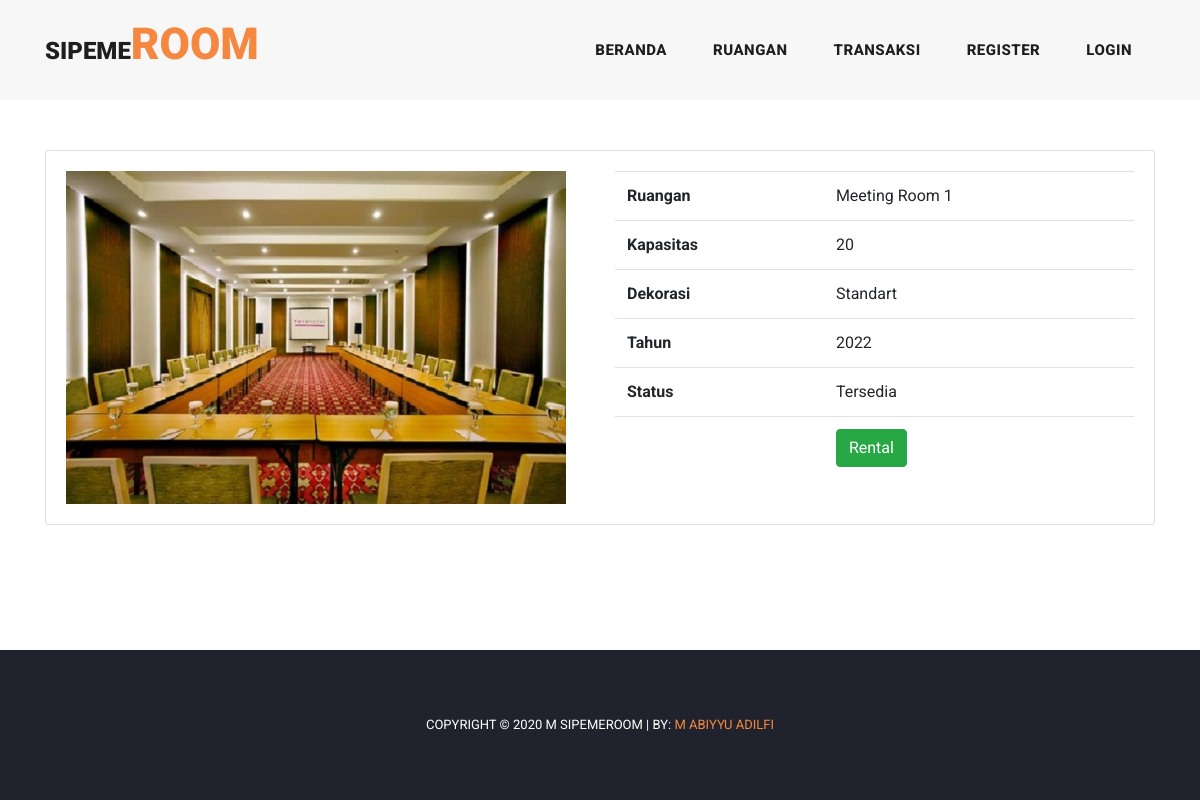
The app's page /customer/data_mobil/detail_mobil/18, older data.
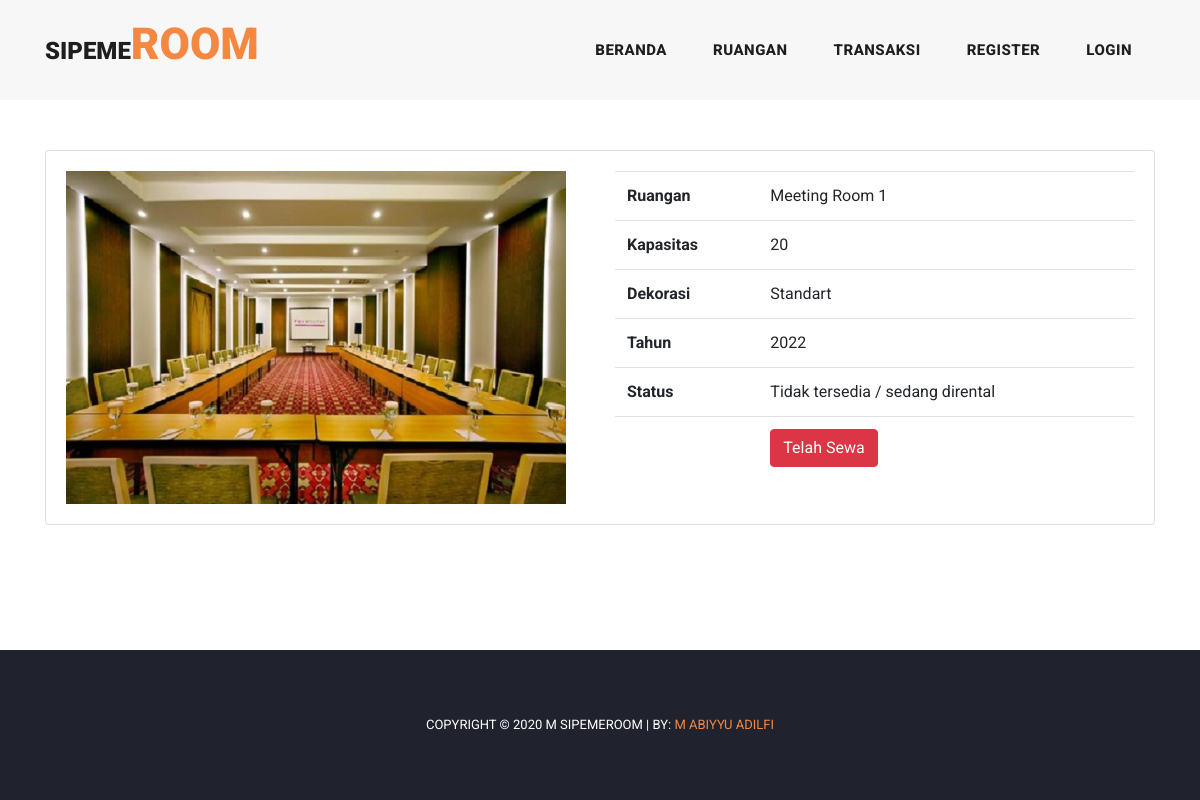
The same page, newer data.
### tables this page shows
CREATE TABLE `mobil` (
  `id_mobil` int(11) NOT NULL,
  `kode_tipe` varchar(120) NOT NULL,
  `merek` varchar(120) NOT NULL,
  `no_plat` varchar(20) NOT NULL,
  `warna` varchar(20) NOT NULL,
  `tahun` varchar(4) NOT NULL,
  `status` varchar(50) NOT NULL,
  `harga` int(11) NOT NULL,
  `denda` int(11) NOT NULL,
  `ac` int(11) NOT NULL,
  `sopir` int(11) NOT NULL,
  `mp3_player` int(11) NOT NULL,
  `central_lock` int(11) NOT NULL,
  `gambar` varchar(255) NOT NULL
);

### application/controllers/customer/Data_mobil.php (called while the page is built, shortened)
<?php
class Data_mobil extends CI_Controller{
  public function detail_mobil($id){
    $data['detail'] = $this->rental_model->ambil_id_mobil($id);
    $this->load->view('templates_customer/header');
    $this->load->view('customer/detail_mobil', $data);
    $this->load->view('templates_customer/footer');
  }
}

### index.php (called while the page is built, shortened)
<?php
require_once BASEPATH.'core/CodeIgniter.php';

### application/models/Rental_model.php (called while the page is built, shortened)
<?php
class Rental_model extends CI_Model{
  public function ambil_id_mobil($id){
    $hasil = $this->db->where('id_mobil', $id)->get('mobil');
    if($hasil->num_rows() > 0){
      return $hasil->result();
    }
    else{
      return false;
    }
  }
}

### application/views/customer/detail_mobil.php (the view)
<div class="container">
  <div style="height: 150px;"></div>
  <div class="card">
    <div class="card-body">
      <?php foreach($detail as $dt): ?>
      <div class="row">
        <div class="col-md-6">
          <img width="500px;" src="<?= base_url('assets/upload/').$dt->gambar; ?>" alt="">
        </div>
        <div class="col-md-6">
          <table class="table">
            <tr>
              <th>Ruangan</th>
              <td><?= $dt->merek; ?></td>
            </tr>
            <tr>
              <th>Kapasitas</th>
              <td><?= $dt->no_plat; ?></td>
            </tr>
            <tr>
              <th>Dekorasi</th>
              <td><?= $dt->warna; ?></td>
            </tr>
            <tr>
              <th>Tahun</th>
              <td><?= $dt->tahun; ?></td>
            </tr>
            <tr>
              <th>Status</th>
              <td>
                <?php if($dt->status == '1'){
                  echo "Tersedia";
                }
                else{
                  echo "Tidak tersedia / sedang dirental";
                } ?>
              </td>
            </tr>
            <tr>
            <td></td>
              <td>
              <?php
                if($dt->status == "0"){ ?>
                  <span class="btn btn-danger">Telah Sewa</span>
                <?php }
                else{
                  echo anchor('customer/rental/tambah_rental/'. $dt->id_mobil, '<button class="btn btn-success">Rental</button>');
                }
                ?>
              </td>
            </tr>
          </table>
        </div>
      </div>
      <?php endforeach; ?>
    </div>
  </div>
</div>
<div style="height: 180px;"></div>

Row changes from the older to the newer data that the page shows:
changed mobil "Meeting Room 1": id_mobil "Rental" → (not shown); status "Tersedia" → "Tidak tersedia / sedang dirental Telah Sewa"
